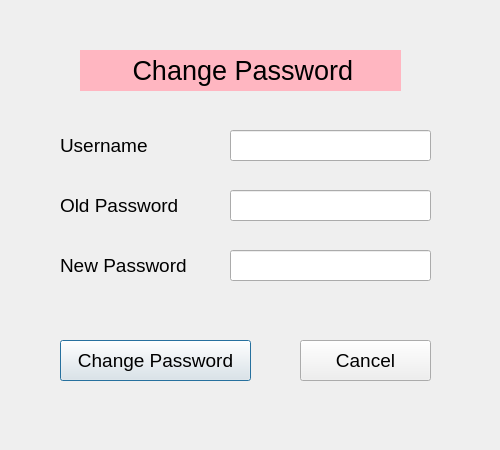
<?xml version="1.0" encoding="UTF-8"?>
<ui version="4.0">
 <class>cp</class>
 <widget class="QDialog" name="cp">
  <property name="geometry">
   <rect>
    <x>0</x>
    <y>0</y>
    <width>500</width>
    <height>450</height>
   </rect>
  </property>
  <property name="windowTitle">
   <string>Dialog</string>
  </property>
  <property name="styleSheet">
   <string notr="true">QDialog{
background-image: url(:/newPrefix/mbg2.jpg);
}
QPushButton:hover{
background-color:darkgrey;
color:white;
}
</string>
  </property>
  <widget class="QLineEdit" name="cuid">
   <property name="geometry">
    <rect>
     <x>230</x>
     <y>130</y>
     <width>201</width>
     <height>31</height>
    </rect>
   </property>
   <property name="font">
    <font>
     <pointsize>12</pointsize>
    </font>
   </property>
  </widget>
  <widget class="QLabel" name="label_2">
   <property name="geometry">
    <rect>
     <x>60</x>
     <y>130</y>
     <width>161</width>
     <height>31</height>
    </rect>
   </property>
   <property name="font">
    <font>
     <pointsize>14</pointsize>
    </font>
   </property>
   <property name="text">
    <string>Username</string>
   </property>
  </widget>
  <widget class="QLineEdit" name="copwd">
   <property name="geometry">
    <rect>
     <x>230</x>
     <y>190</y>
     <width>201</width>
     <height>31</height>
    </rect>
   </property>
   <property name="font">
    <font>
     <pointsize>12</pointsize>
    </font>
   </property>
   <property name="maxLength">
    <number>32764</number>
   </property>
   <property name="echoMode">
    <enum>QLineEdit::Password</enum>
   </property>
  </widget>
  <widget class="QPushButton" name="cs">
   <property name="geometry">
    <rect>
     <x>60</x>
     <y>340</y>
     <width>191</width>
     <height>41</height>
    </rect>
   </property>
   <property name="font">
    <font>
     <pointsize>14</pointsize>
    </font>
   </property>
   <property name="text">
    <string>Change Password</string>
   </property>
  </widget>
  <widget class="QLabel" name="label_3">
   <property name="geometry">
    <rect>
     <x>60</x>
     <y>190</y>
     <width>181</width>
     <height>31</height>
    </rect>
   </property>
   <property name="font">
    <font>
     <pointsize>14</pointsize>
    </font>
   </property>
   <property name="text">
    <string>Old Password</string>
   </property>
  </widget>
  <widget class="QLabel" name="label">
   <property name="geometry">
    <rect>
     <x>80</x>
     <y>50</y>
     <width>321</width>
     <height>41</height>
    </rect>
   </property>
   <property name="font">
    <font>
     <pointsize>20</pointsize>
     <weight>50</weight>
     <bold>false</bold>
    </font>
   </property>
   <property name="styleSheet">
    <string notr="true">background-color: lightpink;</string>
   </property>
   <property name="text">
    <string>       Change Password</string>
   </property>
  </widget>
  <widget class="QPushButton" name="ce">
   <property name="geometry">
    <rect>
     <x>300</x>
     <y>340</y>
     <width>131</width>
     <height>41</height>
    </rect>
   </property>
   <property name="font">
    <font>
     <pointsize>14</pointsize>
    </font>
   </property>
   <property name="text">
    <string>Cancel</string>
   </property>
  </widget>
  <widget class="QLabel" name="label_4">
   <property name="geometry">
    <rect>
     <x>60</x>
     <y>250</y>
     <width>181</width>
     <height>31</height>
    </rect>
   </property>
   <property name="font">
    <font>
     <pointsize>14</pointsize>
    </font>
   </property>
   <property name="text">
    <string>New Password</string>
   </property>
  </widget>
  <widget class="QLineEdit" name="cnpwd">
   <property name="geometry">
    <rect>
     <x>230</x>
     <y>250</y>
     <width>201</width>
     <height>31</height>
    </rect>
   </property>
   <property name="font">
    <font>
     <pointsize>12</pointsize>
    </font>
   </property>
  </widget>
 </widget>
 <resources>
  <include location="mbg2.qrc"/>
 </resources>
 <connections/>
</ui>
